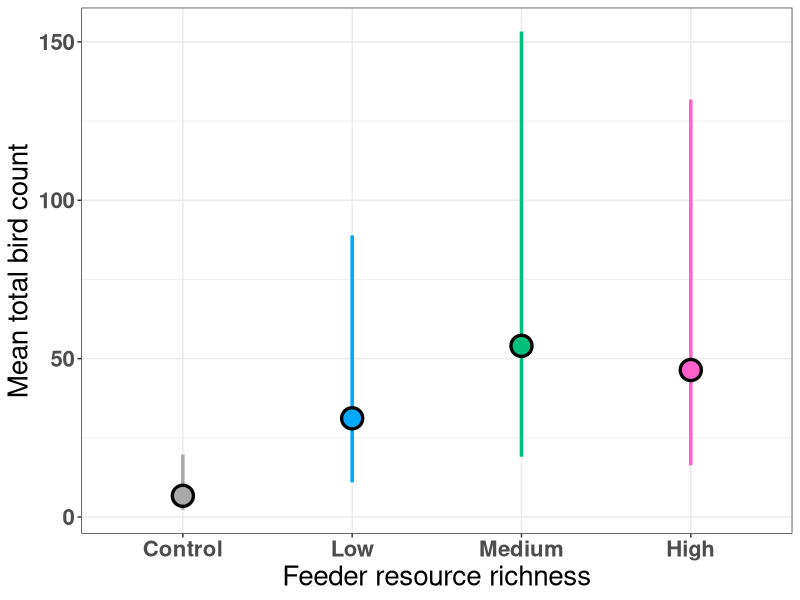

Write R code to recreate this figure.
## --------------- HEADER ------------------------------------------------------
## Script name: 2c_Experiment-2-bird-counts-fig.R
## Author: David S. Mason, UF D.E.E.R. Lab
## Department: Wildlife Ecology and Conservation
## Affiliation: University of Florida
## Date Created: 2022-10-20
## Date Last Modified: 2023-01-28
## Copyright (c) David S. Mason, 2022
## Contact: masond@ufl.edu, @EcoGraffito
## Purpose of script: This script creates a figure for the bird 
## detection data from experiment 2

## We prepare and then plot the data. Then, we save the ggplot object
## so that we can produce a combined plot with the other response 
## variables. We multiply the mean and CI for weekly counts by the total weeks
## since acclimatization period to generate an overall total.

library(tidyverse)

# Clear the 
rm(list=ls())

# Import the data
d <- read.csv("Model-output/Experiment-2-weekly-bird-counts-emmeans.csv")

# Drop some variables we do not need
d <- d[,c(1,2,5,6)]

# Give the columns meaningful or clear names
colnames(d)[1] <- "Treatment.num"
colnames(d)[2] <- "Mean"
colnames(d)[3] <- "LCL"
colnames(d)[4] <- "UCL"

# Add a verbal descriptor column for the treatment
treat <- tibble(Treatment = c("Control", "Low",
                                  "Medium", "High"))
d <- cbind(d,treat)

# Make sure the factor is a factor
d$Treatment <- as_factor(d$Treatment)

# Create a vector of colors for the figure
cols <- c("darkgray", "#00A9FF", "#00BF7D",  "#FF61CC")

bird.count <- ggplot(d, aes(x = Treatment, y = Mean*10))+
  geom_errorbar(aes(ymin = LCL*10, ymax = UCL*10), width = 0, size = 1.2,
                color = cols)+
  geom_point(aes(color = Treatment, fill = Treatment),
             shape = 21, size = 6, color = "Black", stroke = 1.7)+
  scale_fill_manual(values = c("darkgray", "#00A9FF", "#00BF7D",  "#FF61CC"))+
  xlab("Feeder resource richness")+
  ylab('Mean total bird count')+
  theme_bw()+
  theme(text = element_text(size = 20),
        legend.position = "none")+
  theme(axis.text = element_text(face="bold"))
saveRDS(bird.count, file = "Model-output/total-mean-bird-count.RDS")
# ggsave("Figures/Experiment-2-bird-counts-total.png", width = 5, height = 7, units = "in")


